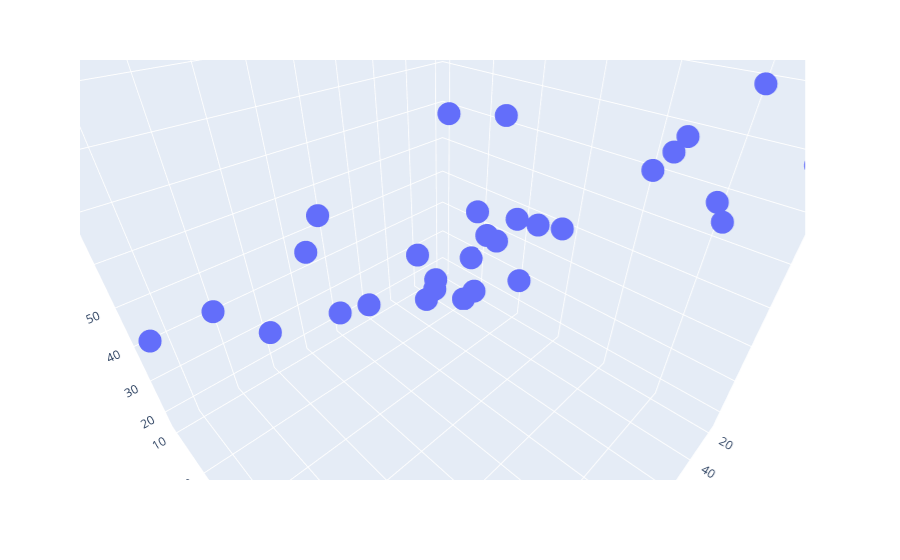

This figure's notebook cell:
### Markdown cell above
todo: make higher order regression plane

### Code cell
px.scatter_3d(df, y="Education", x="Seniority", z="Income")

### Figure 1 — Plotly figure (JSON) as saved in the notebook; plotly's stock layout.template omitted (floating-point values rounded to 4 significant figures)
{"data": [{"hoverlabel": {"namelength": 0}, "hovertemplate": "Seniority=%{x}<br>Education=%{y}<br>Income=%{z}", "legendgroup": "", "marker": {"color": "#636efa", "symbol": "circle"}, "mode": "markers", "name": "", "scene": "scene", "showlegend": false, "type": "scatter3d", "x": [113.1, 119.3, 100.7, 187.6, 20, 26.21, 150.3, 82.07, 88.28, 113.1, 51.03, 144.1, 20, 94.48, 187.6, 94.48, 20, 44.83, 175.2, 187.6, 100.7, 137.9, 94.48, 32.41, 20, 44.83, 169.0, 57.24, 32.41, 106.9], "y": [21.59, 18.28, 12.07, 17.03, 19.93, 18.28, 19.93, 21.17, 20.34, 10, 13.72, 18.69, 11.66, 16.62, 10, 20.34, 14.14, 16.62, 16.62, 20.34, 18.28, 14.55, 17.45, 10.41, 21.59, 11.24, 19.93, 11.66, 12.07, 17.03], "z": [99.92, 92.58, 34.68, 78.7, 68.01, 71.5, 87.97, 79.81, 90.01, 45.66, 31.91, 96.28, 27.98, 66.6, 41.53, 89.0, 28.82, 57.68, 70.11, 98.83, 74.7, 53.53, 72.08, 18.57, 78.81, 21.39, 90.81, 22.64, 17.61, 74.61]}], "layout": {"autosize": true, "legend": {"tracegroupgap": 0}, "margin": {"t": 60}, "scene": {"aspectmode": "auto", "aspectratio": {"x": 1, "y": 1, "z": 1}, "camera": {"center": {"x": 0, "y": 0, "z": 0}, "eye": {"x": 0.5993, "y": 0.5993, "z": 0.5993}, "projection": {"type": "perspective"}, "up": {"x": 0.003786, "y": -0.003772, "z": 1.0}}, "domain": {"x": [0, 0.98], "y": [0, 1]}, "xaxis": {"title": {"text": "Seniority"}, "type": "linear"}, "yaxis": {"title": {"text": "Education"}, "type": "linear"}, "zaxis": {"title": {"text": "Income"}, "type": "linear"}}}}
